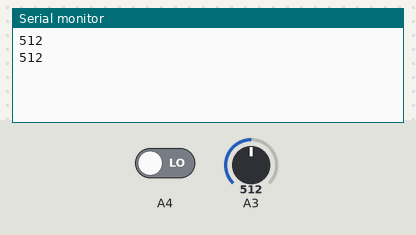
The sketch below on a simulated Arduino Uno, built with avr-gcc and run on an emulated ATmega328P. Shown: the last lines printed to the serial monitor. The inputs (shaded band) are chosen by the test bench; at power-on: A3 = 512, A4 LOW.

Above: at 2.0 s.
2.1 s: A3 set to 716
At 2.9 s:
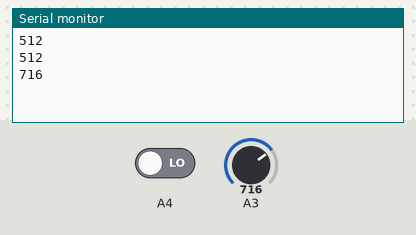
3.6 s: A3 set to 900
At 5.4 s:
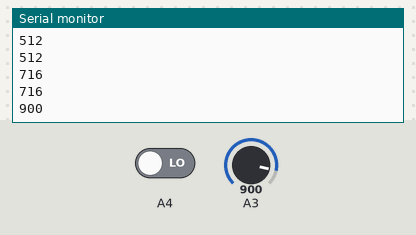
Timing chart, 0 to 6.9 s (numbered marks = the images above; inputs shaded):
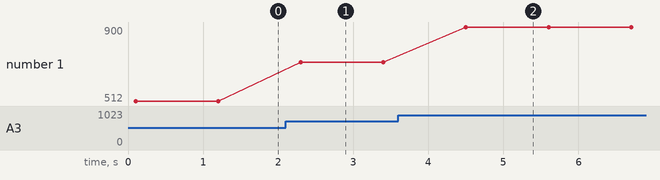

The sketch:

test_6_for_road_.ino
```cpp
int a=0,value,b;
void setup()
{
  pinMode(A4,INPUT);
 Serial.begin(9600);
  pinMode(A0,INPUT);
  pinMode(A1,INPUT);
  pinMode(A2,INPUT);
  pinMode(A5,INPUT);
}
void loop()
{
  value=digitalRead(A4);
  if(value==HIGH)
  {
    a=a+1;
  }
  if(a==4)
  {
    a=0;
  }

  switch(a)
  {
  case 1:
  digitalWrite(A1,HIGH);
    break;
  case 2:
digitalWrite(A2,HIGH);
    break;
  case 3:
digitalWrite(A3,HIGH);
    break;
  }
  delay(100);
    b=analogRead(A3);
   Serial.println(b);
     delay(1000);
  if(b<=60){
   digitalWrite(A0,HIGH);
  }
  else
  {
    digitalWrite(A0,LOW);
  }
}
```

Measured:
- after the input at 2.1 s, the serial monitor: prints a new line after 0.20 s (image 1)
- after the input at 3.6 s, the serial monitor: prints a new line after 0.90 s (image 2)
- plotted number 1: 512 → 716 after the input at 2.1 s, 716 → 900 after the input at 3.6 s
